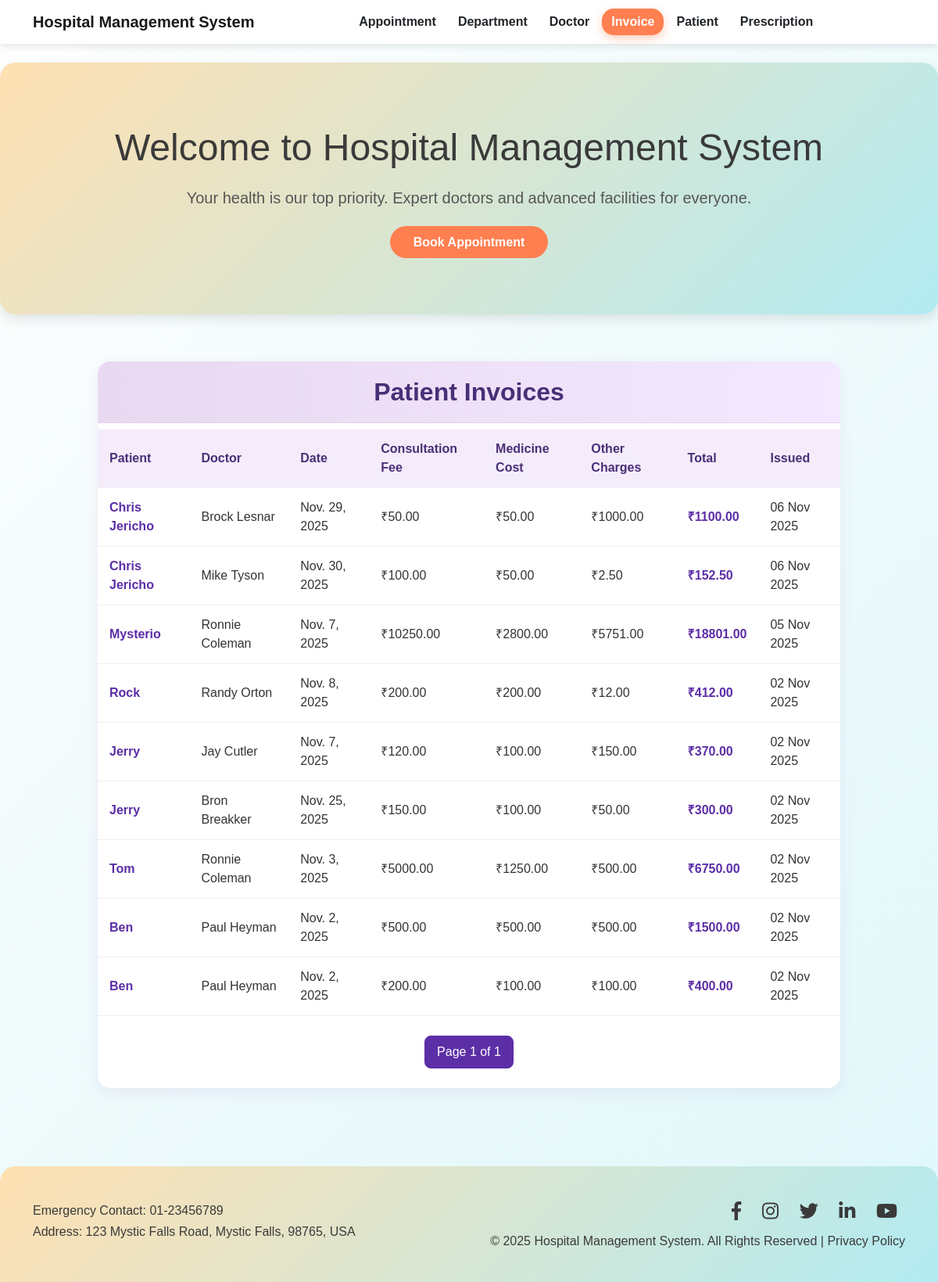
Page /invoices on the committed database.
### hospital/models.py (models this page shows, shortened)
class Invoice(models.Model):
    appointment = models.OneToOneField('Appointment', on_delete=models.CASCADE)
    consultation_fee = models.DecimalField(
        max_digits=10,
        decimal_places=2,
        default=0,
        validators=[MinValueValidator(0)]
    )
    medicine_cost = models.DecimalField(
        max_digits=10,
        decimal_places=2,
        default=0,
        validators=[MinValueValidator(0)]
    )
    other_charges = models.DecimalField(
        max_digits=10,
        decimal_places=2,
        default=0,
        validators=[MinValueValidator(0)]
    )
    total_amount = models.DecimalField(max_digits=10, decimal_places=2, default=0)
    date_issued = models.DateTimeField(auto_now_add=True)

class Appointment(models.Model):
    STATUS_CHOICES = [
        ('Pending', 'Pending'),
        ('Confirmed', 'Confirmed'),
        ('Cancelled', 'Cancelled'),
    ]
    status = models.CharField(
        max_length=20,
        choices=STATUS_CHOICES,
        default='Pending'
    )
    patient = models.ForeignKey(Patient, on_delete=models.CASCADE, null=True, blank=True)
    department = models.ForeignKey(Department, on_delete=models.CASCADE)
    doctor = models.ForeignKey(Doctor, on_delete=models.CASCADE)
    date = models.DateField(default=timezone.now)
    time = models.TimeField()
    description = models.TextField(blank=True, null=True)
    token_number = models.IntegerField(default=1000)

class Patient(models.Model):
    GENDER_CHOICES = [
        ('Male', 'Male'),
        ('Female', 'Female'),
        ('Other', 'Other'),
    ]
    name = models.CharField(max_length=100)
    age = models.PositiveIntegerField()
    gender = models.CharField(max_length=10, choices=GENDER_CHOICES)
    phone = models.CharField(max_length=15)
    address = models.TextField(blank=True, null=True)
    date_registered = models.DateTimeField(default=timezone.now)

class Doctor(models.Model):
    name = models.CharField(max_length=100)
    specialization = models.CharField(max_length=100)
    department = models.ForeignKey(Department, on_delete=models.CASCADE)
    phone = models.CharField(max_length=15)
    email = models.EmailField(unique=True)
    experience = models.PositiveIntegerField(default=0)
    photo = models.ImageField(upload_to='doctors', blank=True, null=True)

### hospital/views.py (the view)
# urls.py: path('invoices', views.invoice_list, name='invoice_list'),
def invoice_list(request):
    invoices = Invoice.objects.all().select_related(
        'appointment__patient', 'appointment__doctor'
    ).order_by('-date_issued')
    paginator = Paginator(invoices, 10)
    page_number = request.GET.get('page')
    page_obj = paginator.get_page(page_number)
    return render(request, 'invoice.html', {'page_obj': page_obj})

### templates/invoice.html (shortened to what this page needs)
{% extends 'dummy_base.html' %}
{% block content %}
<div class="invoice-section">
    <h2>Patient Invoices</h2>
    {% if page_obj %}
    <table>
        <thead>
            <tr>
                <th>Patient</th>
                <th>Doctor</th>
                <th>Date</th>
                <th>Consultation Fee</th>
                <th>Medicine Cost</th>
                <th>Other Charges</th>
                <th>Total</th>
                <th>Issued</th>
            </tr>
        </thead>
        <tbody>
            {% for invoice in page_obj %}
            <tr>
                <td>{{ invoice.appointment.patient.name }}</td>
                <td>{{ invoice.appointment.doctor.name }}</td>
                <td>{{ invoice.appointment.date }}</td>
                <td>₹{{ invoice.consultation_fee }}</td>
                <td>₹{{ invoice.medicine_cost }}</td>
                <td>₹{{ invoice.other_charges }}</td>
                <td class="total">₹{{ invoice.total_amount }}</td>
                <td>{{ invoice.date_issued|date:"d M Y" }}</td>
            </tr>
            {% endfor %}
        </tbody>
    </table>
    <div class="pagination">
        <span class="current">Page {{ page_obj.number }} of {{ page_obj.paginator.num_pages }}</span>
    </div>
    {% else %}
        <div class="no-data">No invoices found.</div>
    {% endif %}
</div>
{% endblock %}

### templates/dummy_base.html (style rules this page uses)
body { padding-top: 80px; }
html, body { height: 100%; margin: 0; font-family: 'Helvetica Neue', Arial, sans-serif; background: linear-gradient(135deg, #fefefe, #e0f7fa); }
body { display: flex; flex-direction: column; min-height: 100vh; }

### templates/invoice.html (style rules this page uses)
body { font-family: 'Poppins', sans-serif; background-color: #f7f4fb; }
.invoice-section { max-width: 950px; margin: 60px auto; background: #ffffff; border-radius: 16px; box-shadow: 0 6px 18px rgba(155, 89, 182, 0.1); overflow: hidden; }
h2 { background: linear-gradient(90deg, #e8d9f1, #f3e8ff); color: #4a2f77; padding: 20px; text-align: center; font-weight: 600; border-bottom: 1px solid #e0d2f0; }
table { width: 100%; border-collapse: collapse; }
th, td { padding: 13px 15px; text-align: left; border-bottom: 1px solid #eee; color: #333; }
th { background-color: #f4ecfa; color: #4a2f77; font-weight: 600; }
td:first-child { font-weight: 600; color: #5c2ea6; }
.total { font-weight: bold; color: #5c2ea6; }
.pagination { display: flex; justify-content: center; align-items: center; margin: 25px 0; gap: 8px; }
.pagination a, .pagination span { color: #5c2ea6; padding: 8px 15px; text-decoration: none; border-radius: 8px; border: 1px solid #d6c1ef; transition: 0.3s; font-weight: 500; }
.pagination .current { background-color: #5c2ea6; color: white; border-color: #5c2ea6; }

### rows in the picture
Invoice: appointment.patient.name "Chris Jericho", appointment.doctor.name "Brock Lesnar", appointment "Nov. 29, 2025", consultation_fee "50.00", medicine_cost "50.00", other_charges "1000.00", total_amount "1100.00", date_issued "06 Nov 2025"
Invoice: appointment.patient.name "Chris Jericho", appointment.doctor.name "Mike Tyson", appointment "Nov. 30, 2025", consultation_fee "100.00", medicine_cost "50.00", other_charges "2.50", total_amount "152.50", date_issued "06 Nov 2025"
Invoice: appointment.patient.name "Mysterio", appointment.doctor.name "Ronnie Coleman", appointment "Nov. 7, 2025", consultation_fee "10250.00", medicine_cost "2800.00", other_charges "5751.00", total_amount "18801.00", date_issued "05 Nov 2025"
Invoice: appointment.patient.name "Rock", appointment.doctor.name "Randy Orton", appointment "Nov. 8, 2025", consultation_fee "200.00", medicine_cost "200.00", other_charges "12.00", total_amount "412.00", date_issued "02 Nov 2025"
Invoice: appointment.patient.name "Jerry", appointment.doctor.name "Jay Cutler", appointment "Nov. 7, 2025", consultation_fee "120.00", medicine_cost "100.00", other_charges "150.00", total_amount "370.00", date_issued "02 Nov 2025"
Invoice: appointment.patient.name "Jerry", appointment.doctor.name "Bron Breakker", appointment "Nov. 25, 2025", consultation_fee "150.00", medicine_cost "100.00", other_charges "50.00", total_amount "300.00", date_issued "02 Nov 2025"
Invoice: appointment.patient.name "Tom", appointment.doctor.name "Ronnie Coleman", appointment "Nov. 3, 2025", consultation_fee "5000.00", medicine_cost "1250.00", other_charges "500.00", total_amount "6750.00", date_issued "02 Nov 2025"
Invoice: appointment.patient.name "Ben", appointment.doctor.name "Paul Heyman", appointment "Nov. 2, 2025", consultation_fee "500.00", medicine_cost "500.00", other_charges "500.00", total_amount "1500.00", date_issued "02 Nov 2025"
Invoice: appointment.patient.name "Ben", appointment.doctor.name "Paul Heyman", appointment "Nov. 2, 2025", consultation_fee "200.00", medicine_cost "100.00", other_charges "100.00", total_amount "400.00", date_issued "02 Nov 2025"

### other values in the picture
{{ page_obj.number }} "1"
{{ page_obj.paginator.num_pages }} "1"
